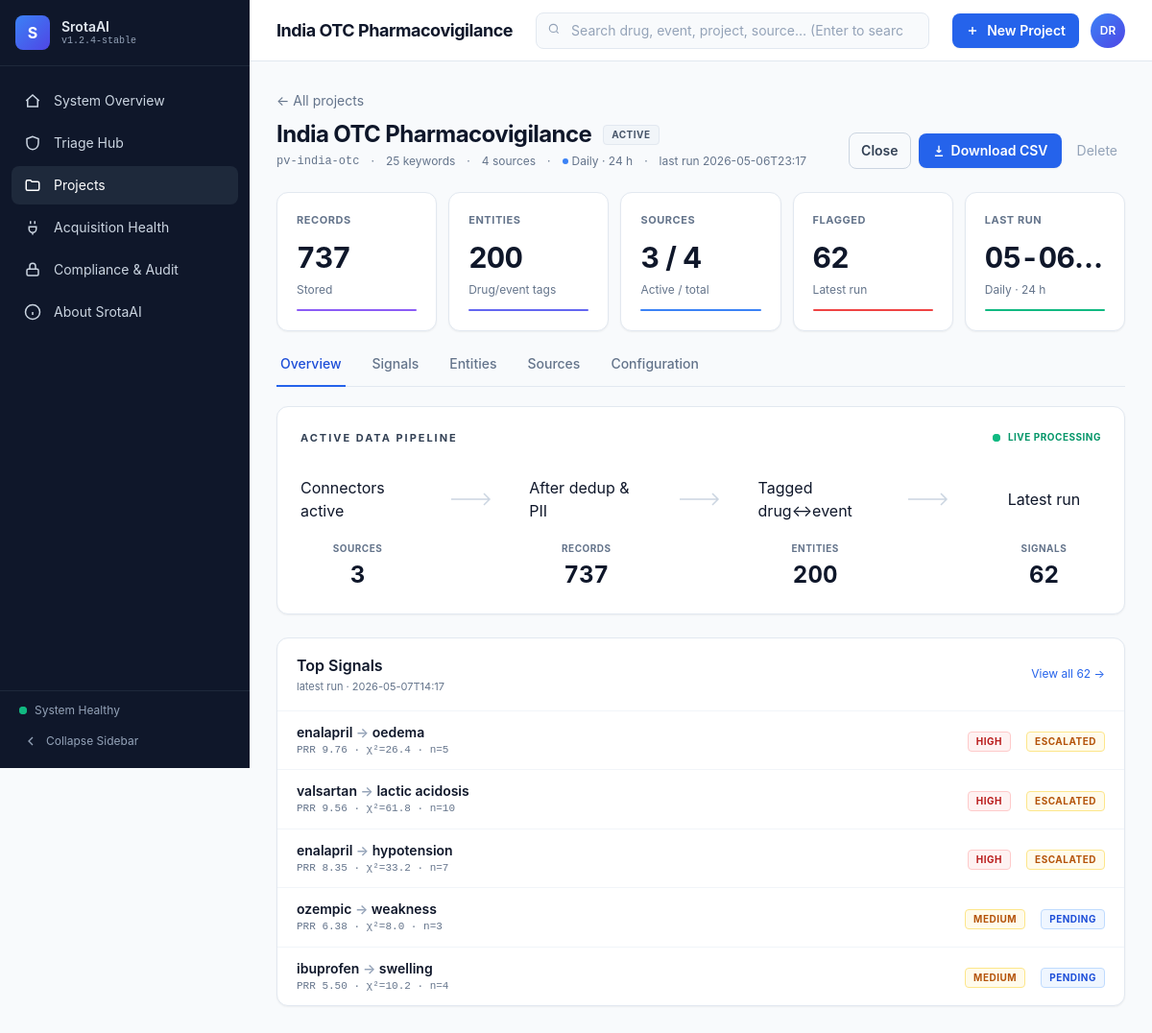
The app's page /projects/pv-india-otc with its own data.
### tables this page shows
CREATE TABLE projects (
    id              TEXT PRIMARY KEY,
    name            TEXT NOT NULL,
    description     TEXT,
    keywords_json   TEXT NOT NULL,        -- JSON list[str]
    time_window_json TEXT NOT NULL,       -- JSON TimeWindow.to_dict()
    config_json     TEXT NOT NULL,        -- full Project._serialisable() snapshot
    created_at      TEXT NOT NULL,
    updated_at      TEXT NOT NULL
, status TEXT NOT NULL DEFAULT 'running', cadence TEXT NOT NULL DEFAULT 'daily', last_started_at TEXT, last_completed_at TEXT);

CREATE TABLE signals (
    id              INTEGER PRIMARY KEY AUTOINCREMENT,
    project_id      TEXT NOT NULL REFERENCES projects(id) ON DELETE CASCADE,
    drug            TEXT NOT NULL,
    event           TEXT NOT NULL,
    prr             REAL,
    chi2            REAL,
    ic              REAL,
    n               INTEGER,
    window_since    TEXT,
    window_until    TEXT,
    computed_at     TEXT NOT NULL,
    UNIQUE(project_id, drug, event, computed_at)
);

### srotaai/web/app.py (the view)
@app.get("/projects/{pid}")
def project_detail(request: Request, pid: str, tab: str = "overview"):
    s = _store()
    try:
        proj = s.load_project(pid)
        if not proj:
            raise HTTPException(404)
        ctx = _common("projects", s)
        ctx.update(
            page_title=proj["name"] or proj["id"],
            project=proj,
            tab=tab,
            counts=M.project_counts(s, pid),
            sources=M.source_health(s, limit=200) if tab == "sources" else [],
            signals=M.project_signals(s, pid) if tab in ("overview", "signals") else [],
            entities=M.project_entities(s, pid, limit=100) if tab == "entities" else [],
        )
        return templates.TemplateResponse(request, "project_detail.html", ctx)
    finally:
        s.close()

### srotaai/web/templates/project_detail.html (shortened to what this page needs)
{% extends "base.html" %}
{% import "_macros.html" as ui %}
{% set status = project.status or 'running' %}
{% set status_color = 'green' if status == 'running' else ('amber' if status == 'paused' else 'gray') %}
{% set cadence = project.cadence or 'daily' %}
{% set cadence_label = {'real_time':'Real-time · 5 min','daily':'Daily · 24 h','weekly':'Weekly · 7 d','manual':'Manual only'}.get(cadence, cadence) %}
{% block content %}
<div class="flex items-end justify-between mb-6 gap-4">
  <div class="min-w-0">
    <a href="/projects" class="text-sm text-slate-500 hover:text-slate-700">← All projects</a>
    <div class="mt-2 flex items-center gap-3 flex-wrap">
      <h1 class="text-2xl font-bold text-slate-900 tracking-tight truncate max-w-xl">{{ project.name or project.id }}</h1>
      {{ ui.pill(status|upper, status_color) }}
    </div>
    <div class="mt-1 flex items-center gap-3 text-xs text-slate-500 flex-wrap">
      <span class="font-mono">{{ project.id }}</span>
      <span>·</span>
      <span>{{ project.keywords|length }} keyword{{ '' if project.keywords|length==1 else 's' }}</span>
      <span>·</span>
      <span>{{ project.sources|length }} source{{ '' if project.sources|length==1 else 's' }}</span>
      <span>·</span>
      <span class="inline-flex items-center gap-1"><span class="w-1.5 h-1.5 rounded-full bg-blue-500"></span>{{ cadence_label }}</span>
      <span>·</span>
      <span>last run {{ counts.last_run[:16] if counts.last_run else 'pending first cycle' }}</span>
    </div>
  </div>
  <div class="flex items-center gap-2 shrink-0">
    {% if status != 'closed' %}
    <form method="post" action="/projects/{{ project.id }}/close" onsubmit="return confirm('Close this project? Scheduler will stop running it. (Records & signals are kept.)')">
      <button class="text-sm font-semibold px-3 py-2 rounded-lg border border-slate-300 text-slate-700 hover:bg-slate-100">Close</button>
    </form>
    {% endif %}
    <a href="/projects/{{ project.id }}/records.csv" class="inline-flex items-center gap-1.5 bg-blue-600 hover:bg-blue-500 text-white text-sm font-semibold px-3.5 py-2 rounded-lg shadow-sm">
      <svg width="14" height="14" viewBox="0 0 24 24" fill="none" stroke="currentColor" stroke-width="2.5"><path d="M12 3v12m0 0-4-4m4 4 4-4M5 21h14"/></svg>
      Download CSV
    </a>
    <form method="post" action="/projects/{{ project.id }}/delete" onsubmit="return confirm('Delete this project? Records & signals are kept for audit.')">
      <button class="text-slate-400 hover:text-red-600 text-sm px-2 py-2">Delete</button>
    </form>
  </div>
</div>
<div class="grid grid-cols-2 md:grid-cols-5 gap-3 mb-6">
  {{ ui.kpi_card('Records',   counts.records,        sub_html='Stored', accent='violet') }}
  {{ ui.kpi_card('Entities',  counts.entities,       sub_html='Drug/event tags', accent='indigo') }}
  {{ ui.kpi_card('Sources',   '%d / %d' % (counts.sources_active, counts.sources_total), sub_html='Active / total', accent='blue') }}
  {{ ui.kpi_card('Flagged',   counts.flagged,        sub_html='Latest run', accent='red') }}
  {{ ui.kpi_card('Last Run',  (counts.last_run[5:16] if counts.last_run else '—'),
       sub_html=cadence_label, accent='emerald') }}
</div>
<div class="border-b border-slate-200 mb-5">
  <nav class="flex gap-6 text-sm">
    {% set tabs = [('overview','Overview'),('signals','Signals'),('entities','Entities'),('sources','Sources'),('config','Configuration')] %}
    {% for key, label in tabs %}
    <a href="/projects/{{ project.id }}?tab={{ key }}"
       class="-mb-px border-b-2 px-1 pb-3 font-medium
       {% if tab==key %}border-blue-600 text-blue-700{% else %}border-transparent text-slate-500 hover:text-slate-800{% endif %}">{{ label }}</a>
    {% endfor %}
  </nav>
</div>
{% if tab == 'overview' %}
  {{ ui.pipeline_strip([
       ('Sources',  counts.sources_active, 'Connectors active', 'blue'),
       ('Records',  counts.records,        'After dedup & PII', 'indigo'),
       ('Entities', counts.entities,       'Tagged drug↔event', 'violet'),
       ('Signals',  counts.flagged,        'Latest run',         'red'),
  ]) }}
  <section class="mt-6 bg-white border border-slate-200 rounded-xl shadow-sm">
    <header class="px-5 py-4 border-b border-slate-100 flex items-center justify-between">
      <div>
        <h2 class="font-semibold text-slate-900">Top Signals</h2>
        <p class="text-[11px] text-slate-500 mt-0.5">latest run · {{ counts.latest_signals_ts[:16] if counts.latest_signals_ts else 'never' }}</p>
      </div>
      {% if signals %}<a href="?tab=signals" class="text-xs text-blue-600 hover:underline">View all {{ signals|length }} →</a>{% endif %}
    </header>
    {% if signals %}
    <ul class="divide-y divide-slate-100">
      {% for s in signals[:5] %}
      <li class="px-5 py-3 flex items-center gap-4 hover:bg-slate-50/60 cursor-pointer" onclick="location.href='/signals/{{ s.id }}'">
        <div class="flex-1 min-w-0">
          <div class="font-semibold text-sm truncate">{{ s.drug }} <span class="text-slate-400">→</span> {{ s.event }}</div>
          <div class="text-[11px] text-slate-500 font-mono">PRR {{ s.prr_str }} · χ²={{ s.chi_str }} · n={{ s.n }}</div>
        </div>
        <div class="shrink-0">{{ ui.pill(s.conf_label, s.conf_color) }}</div>
        <div class="shrink-0">{{ ui.pill(s.status[0], s.status[1]) }}</div>
      </li>
      {% endfor %}
    </ul>
    {% else %}
    <div class="p-6">{{ ui.empty_state('No signals yet', 'Scheduler will compute disproportionality after first cycle.') }}</div>
    {% endif %}
  </section>
{% endif %}
{% endblock %}

### srotaai/web/templates/base.html (shortened to what this page needs)
<!doctype html>
<html lang="en">
<head>
<link rel="stylesheet" href="/static/tailwind.css?v={{ build_id|default('1') }}" />
<link rel="stylesheet" href="/static/app.css?v={{ build_id|default('1') }}" />
</head>
<body class="bg-paper text-slate-900 font-sans antialiased">
<div id="app-shell" data-collapsed="false">
  <aside id="sidebar"
         class="bg-ink text-slate-200 flex flex-col fixed top-0 left-0 h-screen z-40 transition-[width] duration-200"
         style="width: 260px;">
    <div class="px-4 py-4 border-b border-slate-800">
      <div class="flex items-center gap-3">
        <div class="w-9 h-9 rounded-lg bg-gradient-to-br from-blue-500 to-indigo-600 grid place-items-center font-bold shrink-0 text-white">S</div>
        <div class="sb-label">
          <div class="text-sm font-semibold leading-tight">SrotaAI</div>
          <div class="text-[10px] text-slate-400 leading-tight font-mono">v1.2.4-stable</div>
        </div>
      </div>
    </div>
    <nav class="flex-1 px-3 py-4 space-y-1 overflow-y-auto">
      {% set nav = [
        ('overview',   '/',           'System Overview',     'home'),
        ('signals',    '/signals',    'Triage Hub',          'shield'),
        ('projects',   '/projects',   'Projects',            'folder'),
        ('sources',    '/sources',    'Acquisition Health',  'plug'),
        ('compliance', '/compliance', 'Compliance & Audit',  'lock'),
        ('about',      '/about',      'About SrotaAI',       'info'),
      ] %}
      {% for key, href, label, icon in nav %}
      <a href="{{ href }}" title="{{ label }}"
         class="sb-item flex items-center gap-3 px-3 py-2.5 rounded-lg text-sm
         {% if active==key %}bg-slate-800 text-white{% else %}text-slate-300 hover:bg-slate-800/60 hover:text-white{% endif %}">
        <span class="shrink-0 w-5 h-5 grid place-items-center">
          {% if icon=='home' %}<svg width="18" height="18" viewBox="0 0 24 24" fill="none" stroke="currentColor" stroke-width="2"><path d="M3 12 12 4l9 8"/><path d="M5 10v10h14V10"/></svg>{% endif %}
          {% if icon=='shield' %}<svg width="18" height="18" viewBox="0 0 24 24" fill="none" stroke="currentColor" stroke-width="2"><path d="M12 3 4 6v6c0 5 3.5 8.5 8 9 4.5-.5 8-4 8-9V6z"/></svg>{% endif %}
          {% if icon=='folder' %}<svg width="18" height="18" viewBox="0 0 24 24" fill="none" stroke="currentColor" stroke-width="2"><path d="M3 7a2 2 0 0 1 2-2h4l2 2h8a2 2 0 0 1 2 2v8a2 2 0 0 1-2 2H5a2 2 0 0 1-2-2z"/></svg>{% endif %}
          {% if icon=='plug' %}<svg width="18" height="18" viewBox="0 0 24 24" fill="none" stroke="currentColor" stroke-width="2"><path d="M9 7V3m6 4V3M7 11h10v3a5 5 0 0 1-10 0z M12 19v3"/></svg>{% endif %}
          {% if icon=='lock' %}<svg width="18" height="18" viewBox="0 0 24 24" fill="none" stroke="currentColor" stroke-width="2"><rect x="4" y="11" width="16" height="9" rx="2"/><path d="M8 11V7a4 4 0 0 1 8 0v4"/></svg>{% endif %}
          {% if icon=='info' %}<svg width="18" height="18" viewBox="0 0 24 24" fill="none" stroke="currentColor" stroke-width="2"><circle cx="12" cy="12" r="10"/><path d="M12 16v-4M12 8h.01"/></svg>{% endif %}
        </span>
        <span class="sb-label flex-1 truncate">{{ label }}</span>
      </a>
      {% endfor %}
    </nav>
    <div class="px-3 py-3 border-t border-slate-800 space-y-2">
      <div class="sb-label flex items-center gap-2 px-2 text-xs text-slate-400">
        <span class="relative flex h-2 w-2 shrink-0">
          <span class="relative inline-flex rounded-full h-2 w-2 bg-emerald-500"></span>
        </span>
        <span>System Healthy</span>
      </div>
      <button id="sb-toggle" class="w-full flex items-center gap-2 px-3 py-2 rounded-lg text-xs text-slate-400 hover:bg-slate-800/60 hover:text-white">
        <svg id="sb-toggle-icon" width="16" height="16" viewBox="0 0 24 24" fill="none" stroke="currentColor" stroke-width="2"><path d="m15 6-6 6 6 6"/></svg>
        <span class="sb-label">Collapse Sidebar</span>
      </button>
    </div>
  </aside>
  <main id="main" class="min-h-screen transition-[margin] duration-200" style="margin-left: 260px;">
    <header class="h-16 px-7 border-b border-slate-200 bg-white flex items-center gap-6 sticky top-0 z-30">
      <h1 class="text-lg font-bold text-slate-900 tracking-tight shrink-0">{{ page_title or "System Overview" }}</h1>
      <form action="/search" method="get" class="relative flex-1 max-w-xl">
        <input id="global-search" name="q" type="search" autocomplete="off" placeholder="Search drug, event, project, source… (Enter to search)"
               class="w-full bg-slate-50 border border-slate-200 rounded-lg pl-9 pr-3 py-2 text-sm placeholder-slate-400 focus:outline-none focus:bg-white focus:border-blue-400"/>
        <svg class="absolute left-3 top-2.5 text-slate-400" width="14" height="14" viewBox="0 0 24 24" fill="none" stroke="currentColor" stroke-width="2"><circle cx="11" cy="11" r="7"/><path d="m20 20-3.5-3.5"/></svg>
      </form>
      <div class="flex items-center gap-2 shrink-0 ml-auto">
        <a href="/projects/new" class="inline-flex items-center gap-2 bg-blue-600 hover:bg-blue-500 text-white text-sm font-semibold px-3.5 py-2 rounded-lg shadow-sm">
          <svg width="14" height="14" viewBox="0 0 24 24" fill="none" stroke="currentColor" stroke-width="2.5"><path d="M12 5v14M5 12h14"/></svg>
          New Project
        </a>
        <div class="w-9 h-9 rounded-full bg-gradient-to-br from-blue-500 to-indigo-600 grid place-items-center text-white text-xs font-semibold ml-1">DR</div>
      </div>
    </header>
    <div class="px-7 py-7">
      {% block content %}{% endblock %}
    </div>
  </main>
</div>
</body>
</html>

### srotaai/web/static/app.css (style rules this page uses)
html, body { margin: 0; padding: 0; }
html { scroll-behavior: smooth; }
#sidebar { will-change: width; }
#main { will-change: margin-left; }

### srotaai/web/templates/base.html (style rules this page uses)
body { font-family:Inter,ui-sans-serif,system-ui,sans-serif }
.font-mono,code,pre { font-family:"JetBrains Mono",ui-monospace,monospace }
html, body { margin: 0; padding: 0; }
body { min-height: 100vh; background: #f8fafc; color: #0f172a; }
#sidebar { position: fixed; top: 0; left: 0; width: 260px; height: 100vh; z-index: 40; }
#main { margin-left: 260px; min-height: 100vh; }

### records on screen
projects: name "India OTC Pharmacovigilance", id "pv-india-otc"
signals: drug "enalapril", event "oedema"
signals: drug "valsartan", event "lactic acidosis"
signals: drug "enalapril", event "hypotension"
signals: drug "ozempic", event "weakness"
signals: drug "ibuprofen", event "swelling"

### other values on screen
{{ label }} "System Overview" "Triage Hub" "Projects" "Acquisition Health" "Compliance & Audit" "About SrotaAI"
{{ label }} "ACTIVE" "HIGH ESCALATED" "HIGH ESCALATED" "HIGH ESCALATED" "MEDIUM PENDING" "MEDIUM PENDING"
{{ project.keywords|length }} "25"
{{ '' if project.keywords|length==1 else 's' }} "s"
{{ project.sources|length }} "4"
{{ '' if project.sources|length==1 else 's' }} "s"
{{ cadence_label }} "Daily · 24 h"
{{ counts.last_run[:16] if counts.last_run else 'pending first cycle' }} "2026-05-06T23:17"
{{ label }} "RECORDS ENTITIES SOURCES FLAGGED LAST RUN"
{{ value }} "737 200 3 / 4 62 05-06…"
{{ sub_html|safe }} "Stored Drug/event tags Active / total Latest run Daily · 24 h"
{{ label }} "Overview" "Signals" "Entities" "Sources" "Configuration"
{{ icon_svg|safe }} "Connectors active" "After dedup & PII" "Tagged drug↔event" "Latest run"
{{ label }} "SOURCES" "RECORDS" "ENTITIES" "SIGNALS"
{{ value }} "3" "737" "200" "62"
